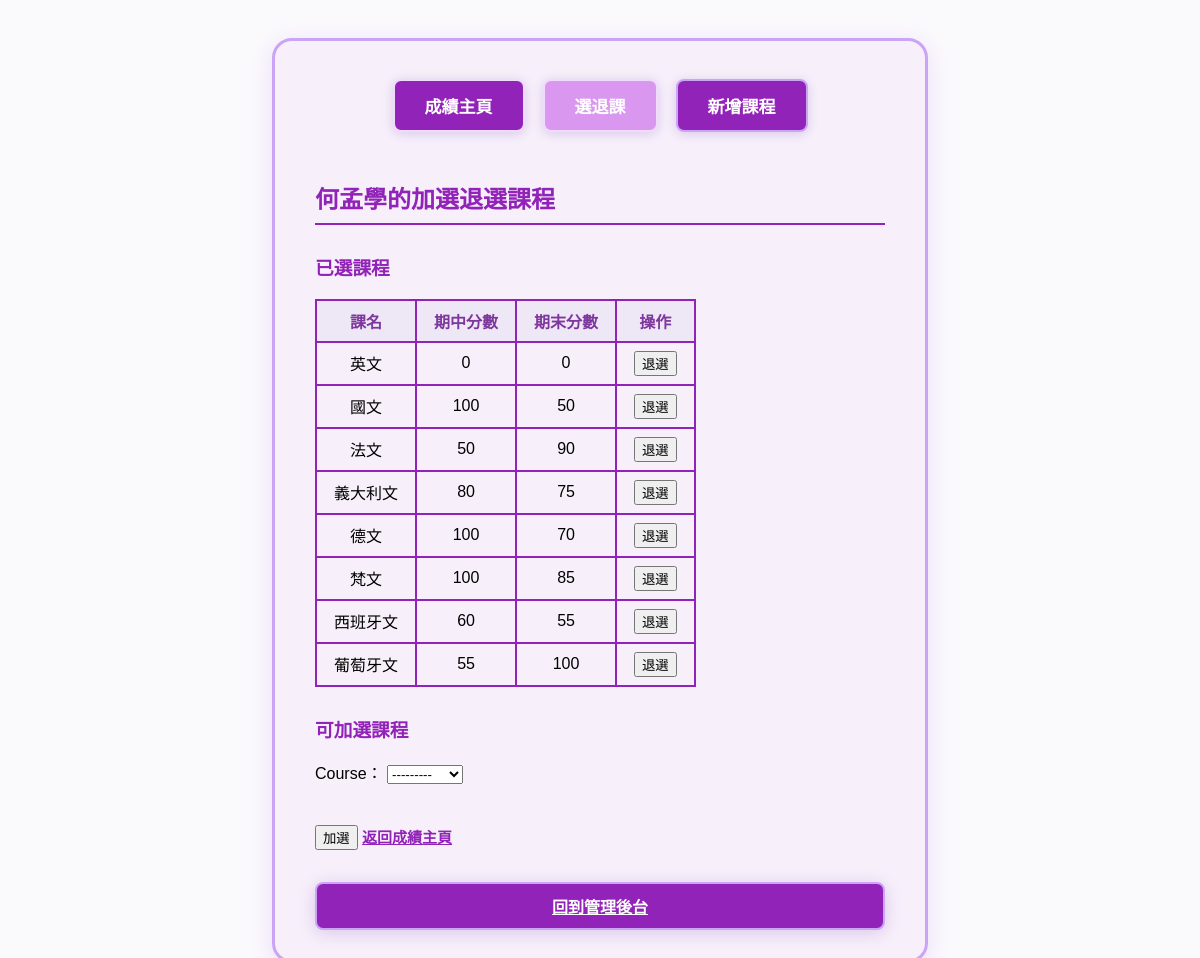
The page /enroll/11/ on the database its author committed.
### catalog/models.py (models this page shows, shortened)
class Student(models.Model):
    name = models.CharField(max_length=20)

class Enrollment(models.Model):
    student = models.ForeignKey(Student, on_delete=models.CASCADE)
    course = models.ForeignKey(Course, on_delete=models.CASCADE)
    midterm_score = models.PositiveIntegerField(
        validators=[MinValueValidator(0), MaxValueValidator(100)]
    )
    final_score = models.PositiveIntegerField(
        validators=[MinValueValidator(0), MaxValueValidator(100)]
    )
    class Meta:
        unique_together = ['student', 'course']      # 同一學生同一課不可重複

class Course(models.Model):
    name = models.CharField(max_length=50, unique=True)      # 課名不可重複
    code = models.CharField(max_length=10, unique=True)      # 課號不可重複
    teacher = models.CharField(max_length=20)
    def __str__(self):
        return self.name

### catalog/views.py (the view)
# urls.py: path('enroll/<int:student_id>/', views.enroll_ops, name='enroll_ops'),
def enroll_ops(request, student_id):
    student = get_object_or_404(Student, id=student_id)
    enrolled_courses = Enrollment.objects.filter(student=student).values_list('course__id', flat=True)
    msg = ""
    if request.method == 'POST':
        if 'add_course' in request.POST:
            form = EnrollmentForm(request.POST)
            if form.is_valid():
                course = form.cleaned_data['course']
                if Enrollment.objects.filter(student=student, course=course).exists():
                    msg = "不能重複加選這門課程！"
                else:
                    Enrollment.objects.create(student=student, course=course, midterm_score=0, final_score=0)
                    return redirect('enroll_ops', student_id=student.id)
        elif 'drop_course' in request.POST:
            course_id = request.POST.get('drop_course')
            Enrollment.objects.filter(student=student, course_id=course_id).delete()
            return redirect('enroll_ops', student_id=student.id)
        else:
            form = EnrollmentForm()
    else:
        form = EnrollmentForm()
    addable_courses = Course.objects.exclude(id__in=enrolled_courses)
    form.fields['course'].queryset = addable_courses
    enrollments = Enrollment.objects.filter(student=student)
    return render(request, 'enroll_ops.html', {
        'student': student,
        'enrollments': enrollments,
        'form': form,
        'student_id': student.id,
        'msg': msg,
    })

### catalog/views.py
class EnrollmentForm(forms.Form):
    course = forms.ModelChoiceField(queryset=Course.objects.all())

### templates/enroll_ops.html (shortened to what this page needs)
<div class="wrap-main">
  <div class="nav-btns">
    <form action="{% url 'score_main' student_id %}" method="get">
      <button type="submit" class="score-btn">成績主頁</button>
    </form>
    <form action="{% url 'enroll_ops' student_id %}" method="get">
      <button type="submit" class="enroll-btn">選退課</button>
    </form>
    <form action="{% url 'course_add' %}" method="get">
      <button type="submit" class="nav-btn">新增課程</button>
    </form>
  </div>
    <h2>{{ student.name }}的加選退選課程</h2>
    <h3>已選課程</h3>
    <table>
      <tr><th>課名</th><th>期中分數</th><th>期末分數</th><th>操作</th></tr>
      {% for e in enrollments %}
      <tr>
        <td>{{ e.course.name }}</td>
        <td>{{ e.midterm_score }}</td>
        <td>{{ e.final_score }}</td>
        <td>
          <form method="post" style="display:inline;">
            <button type="submit" name="drop_course" value="{{ e.course.id }}">退選</button>
          </form>
        </td>
      </tr>
      {% empty %}
      <tr><td colspan="4">尚無選課</td></tr>
      {% endfor %}
    </table>
    <h3>可加選課程</h3>
    <form method="post">
      {{ form.as_p }}
      <button type="submit" name="add_course">加選</button>
    </form>
    <a class="back-link" href="{% url 'score_main' student_id %}">返回成績主頁</a>
    <a href="/admin/" class="admin-link-btn">回到管理後台</a>
</div>

### templates/enroll_ops.html (style rules this page uses)
h2 { color: #9223b8; border-bottom: 2px solid #9223b8; padding-bottom: 8px; margin-top: 32px; }
h3 { color: #9223b8; margin-top: 28px; }
.wrap-main { max-width: 570px; margin: 38px auto 0 auto; background: #f7f0fa; border: 3px solid #cba4f5; border-radius: 20px; box-shadow: 0 6px 22px #ebddfa; padding: 38px 40px 30px 40px; }
.nav-btns { display: flex; justify-content: center; gap: 18px; margin-bottom: 32px; }
.score-btn { background: #9223b8; color: #fff; border: 2px solid #f0dbff; padding: 12px 30px; border-radius: 8px; font-weight: bold; font-size: 17px; cursor: pointer; box-shadow: 0 2px 12px #dac6eb; transition: background 0.2s; }
.enroll-btn { background: #da97f0ff; color: #fff; border: 2px solid #f0dbff; padding: 12px 30px; border-radius: 8px; font-weight: bold; font-size: 17px; cursor: pointer; box-shadow: 0 2px 12px #dac6eb; transition: background 0.2s; }
.nav-btn { background: #9223b8; color: #fff; border: 2px solid #cba4f5; padding: 12px 30px; border-radius: 8px; font-weight: bold; font-size: 17px; cursor: pointer; box-shadow: 0 2px 12px #dac6eb; transition: background 0.2s; }
table { border-collapse: collapse; margin-bottom: 18px; margin-top: 12px; }
th, td { border: 2px solid #9223b8; padding: 8px 17px; text-align: center; }
th { background: #ede7f6; color: #7e379c; }
.back-link { margin-top: 26px; color: #9223b8; text-decoration: underline; font-size: 15px; display: inline-block; font-weight: bold; }
form { display:inline; }
.admin-link-btn { margin: 32px auto 0 auto; background: #9223b8; color: #fff; border: 2px solid #cba4f5; padding: 10px 34px; border-radius: 8px; font-weight: bold; font-size: 16px; cursor: pointer; box-shadow: 0 3px 18px #dac6eb; display: block; text-align: center; transition: background 0.2s, border-color 0.2s; }

### rows shown on the page
Student: name "何孟學"
Enrollment: course.name "英文", midterm_score "0", final_score "0"
Enrollment: course.name "國文", midterm_score "100", final_score "50"
Enrollment: course.name "法文", midterm_score "50", final_score "90"
Enrollment: course.name "義大利文", midterm_score "80", final_score "75"
Enrollment: course.name "德文", midterm_score "100", final_score "70"
Enrollment: course.name "梵文", midterm_score "100", final_score "85"
Enrollment: course.name "西班牙文", midterm_score "60", final_score "55"
Enrollment: course.name "葡萄牙文", midterm_score "55", final_score "100"
